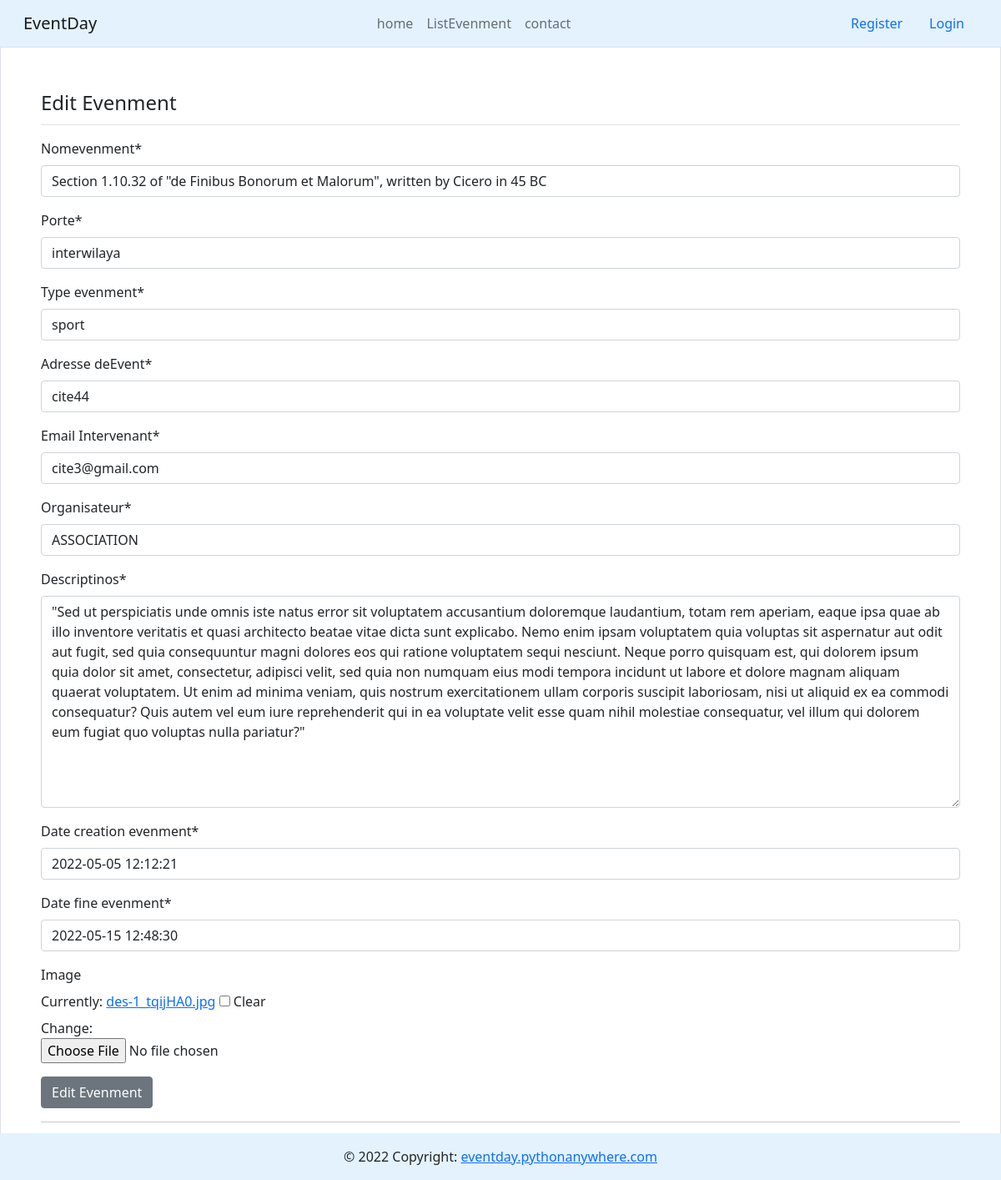
/page_Evenment/page_Evenment/edit/6/, run on the app's committed database.
### ListEvenment/models.py (models this page shows, shortened)
class Evenment(models.Model):
    organisateur = (
        ('SARL', 'SARL'),
        ('EURL', 'EURL'),
        ('AMBASSADE', 'AMBASSADE'),
        ('ASSOCIATION', 'ASSOCIATION'),
        ('FEDERATION', 'FEDERATION'),
        ('MINISTERE', 'MINISTERE'),
        ('ARTISAN', 'ARTISAN'),
        ('CHAMBRE', 'CHAMBRE'),
        ('SPA', 'SPA')
    )
    TypeIntervenant = (
        ('national', 'national'),
        ('international', 'international'),
        ('wilaya', 'wilaya'),
        ('interwilaya', 'interwilaya')
    )
    TYPE_EVENMENT = (
        ('culturel', 'culturel'),
        ('sport', 'sport'),
        ('religieux', 'religieux'),
        ('scientifiques', 'scientifiques')
    )
    nomevenment = models.CharField(max_length=100, null=True)
    porte = models.CharField(max_length=100, null=True,
                             choices=TypeIntervenant)
    type_evenment = models.CharField(
        max_length=100, null=True, choices=TYPE_EVENMENT)
    Adresse_deEvent = models.CharField(max_length=100, null=True)
    Email_Intervenant = models.CharField(max_length=100, null=True)
    organisateur = models.CharField(
        max_length=100, null=True, choices=organisateur)
    Descriptinos = models.TextField(null=True)
    date_creation_evenment = models.DateTimeField(default=timezone.now)
    date_fine_evenment = models.DateTimeField(default=timezone.now)
    image = models.ImageField(blank=True, null=True)
    class Meta:
        verbose_name = ("Evenment")
        verbose_name_plural = ("Evenment")
        ordering = ('-date_creation_evenment',)

### ListEvenment/views.py (the view)
# urls.py: path('page_Evenment/edit/<slug:pk>/', edit_evenment.as_view(), name='edit_Evenment'),
class edit_evenment(UpdateView):
    model = Evenment
    template_name = 'ListEvenment/edite_evenment.html'
    fields = '__all__'

### templates/listevenment/edite_evenment.html (shortened to what this page needs)
{% extends 'Main.html' %}
{% load crispy_forms_tags %}
{% block content %}
    <div class="border p-5 mb-1">
        <legend class="border-bottom pb-2 mb-3">Edit Evenment</legend>
            <form method="POST">
                {{form|crispy}}
                <input class="btn btn-secondary " type="submit" value="Edit Evenment">
            </form>
                <hr/>
    </div>
{% endblock %}

### data on the page
Evenment: nomevenment "Section 1.10.32 of \"de Finibus Bonorum et Malorum\", written by Cicero in 45 BC", porte "interwilaya", type_evenment "sport", Adresse_deEvent "cite44", Email_Intervenant "cite3@gmail.com", organisateur "ASSOCIATION", Descriptinos "\"Sed ut perspiciatis unde omnis iste natus error sit voluptatem accusantium doloremque laudantium, totam rem aperiam, eaque ipsa quae ab illo inventore veritatis et quasi architecto beatae vitae dicta sunt explicabo. Nemo enim ipsam voluptatem quia voluptas sit aspernatur aut odit aut fugit, sed quia consequuntur magni dolores eos qui ratione voluptatem sequi nesciunt. Neque porro quisquam est, qui dolorem ipsum quia dolor sit amet, consectetur, adipisci velit, sed quia non numquam eius modi tempora incidunt ut labore et dolore magnam aliquam quaerat voluptatem. Ut enim ad minima veniam, quis nostrum exercitationem ullam corporis suscipit laboriosam, nisi ut aliquid ex ea commodi…", date_creation_evenment "2022-05-05 12:12:21", date_fine_evenment "2022-05-15 12:48:30"
